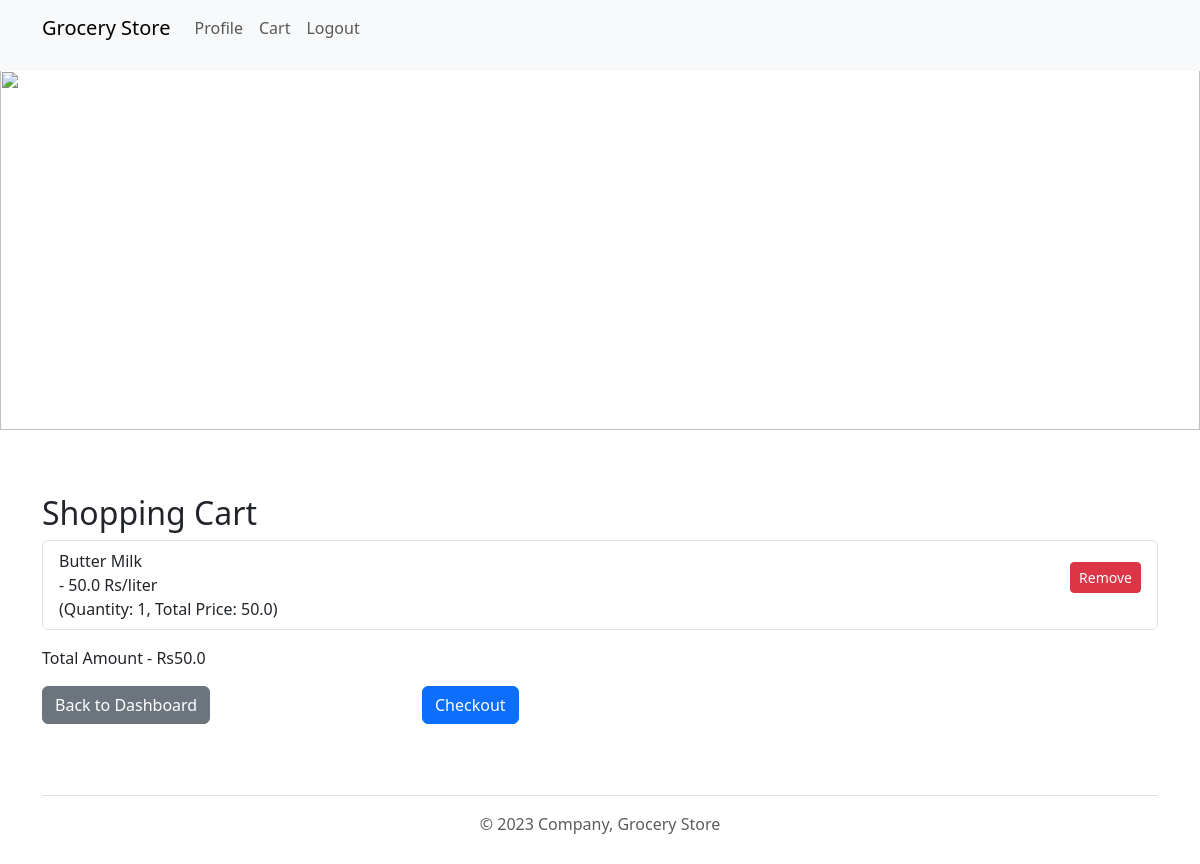
The page /view_cart (signed in) on the database as committed earlier.
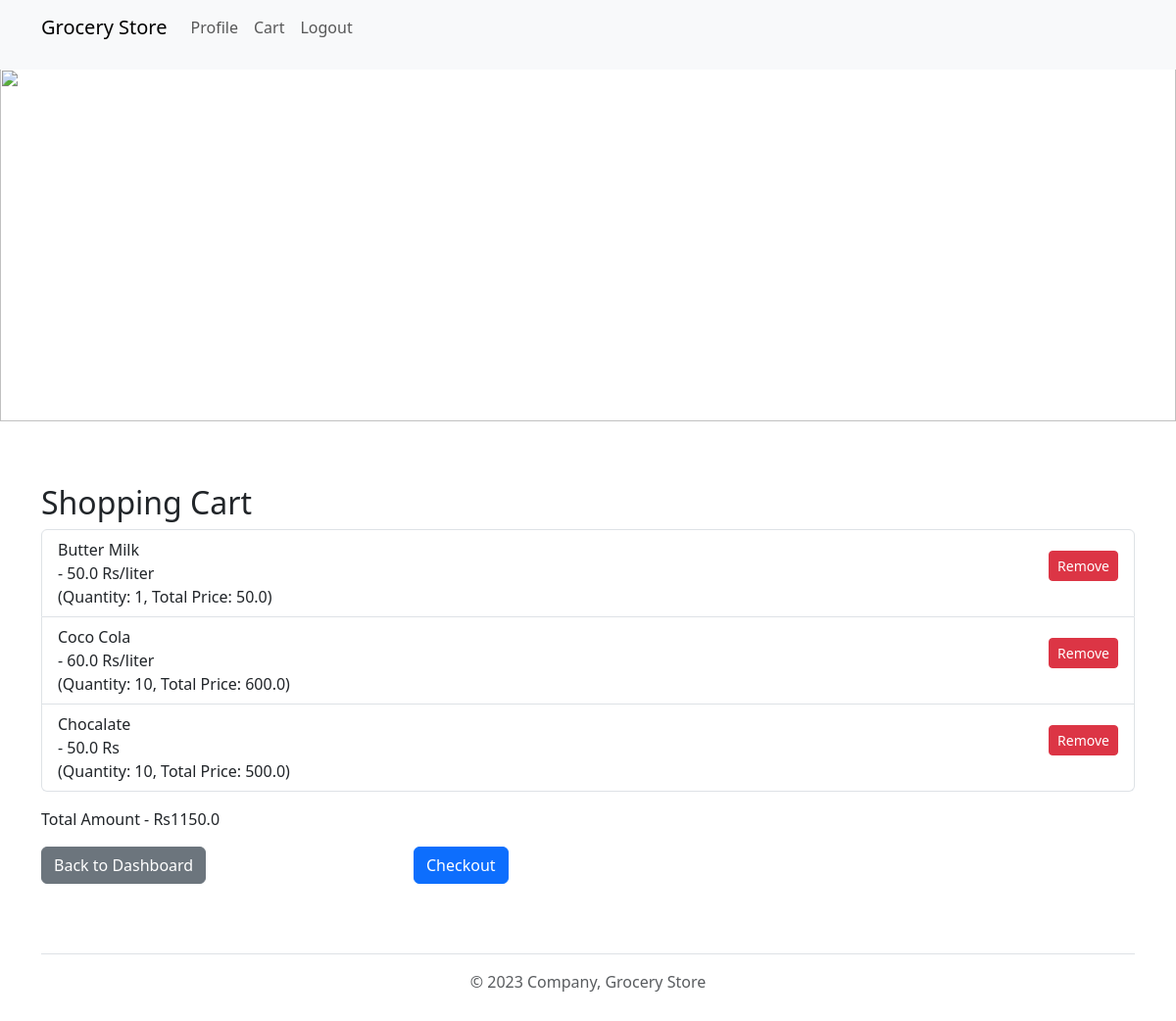
The same page on the database as committed later.
### application/models.py (models this page shows)
class CartItem(db.Model):
    __tablename__ = "cartitems"
    cart_id = db.Column(db.Integer, primary_key=True, autoincrement=True)
    user_id = db.Column(db.Integer, db.ForeignKey('users.user_id', onupdate='CASCADE'), nullable=False)
    item_id = db.Column(db.Integer, db.ForeignKey('products.product_id', onupdate='CASCADE'), nullable=False)
    quantity = db.Column(db.Integer, nullable=False, default=1)
    item = db.relationship('Products', backref=db.backref('products', lazy=True))

class Products(db.Model):
    __tablename__ = "products"
    product_id = db.Column(db.Integer, primary_key=True, autoincrement=True)
    product_name = db.Column(db.String(200), nullable=False)
    manufacture_date = db.Column(db.Date)
    expiry_date = db.Column(db.Date)
    rate_per_unit = db.Column(db.Float, nullable=False)
    unit = db.Column(db.String(200), nullable=False, default='Rs')
    section_id = db.Column(db.Integer, db.ForeignKey('sections.section_id', onupdate='CASCADE'))
    section = db.relationship('Sections', backref=db.backref('products', lazy=True))
    quantity_available = db.Column(db.Integer, db.CheckConstraint('quantity_available >= 0', name='check_min_quantity') , nullable=False)

### application/controllers.py (the view)
@app.route("/view_cart")
@login_required
def view_cart():
    cart_items = CartItem.query.filter_by(user_id=current_user.user_id).all()
    total = 0
    for cart_item in cart_items:
        total += cart_item.item.rate_per_unit*cart_item.quantity
    return render_template('view_cart.html', cart_items=cart_items, total=total)

### application/controllers.py (called while the page is built)
@login_manager.user_loader
def load_user(user_id):
    return Users.query.get(int(user_id))

### templates/view_cart.html (shortened to what this page needs)
<!DOCTYPE html>
<html>
<head>
    <link href="https://cdn.jsdelivr.net/npm/bootstrap@5.3.0/dist/css/bootstrap.min.css" rel="stylesheet">
    <link rel="stylesheet" type="text/css" href="{{ url_for('static', filename='styles.css') }}">
</head>
<body>
    {% include 'header.html' %}
    {% include 'banner.html' %}
    <div class="container mt-5">
        <h2>Shopping Cart</h2>
        <ul class="list-group">
            {% for cart_item in cart_items %}
            <li class="list-group-item d-flex justify-content-between align-items-center">
                {{ cart_item.item.product_name }} <br>
                - {{ cart_item.item.rate_per_unit }} {{ cart_item.item.unit }} <br>(Quantity: {{ cart_item.quantity }}, Total Price: {{ cart_item.quantity * cart_item.item.rate_per_unit}})
                <a href="{{ url_for('delete_cart_item', cart_id=cart_item.cart_id) }}" class="btn btn-danger btn-sm">Remove</a>
            </li>
            {% endfor %}
        </ul>
        <p class="mt-3">Total Amount - Rs{{ total }}</p>
        <div class="row mt-3">
            <div class="col-md-4">
                <a href="{{ url_for('user_dashboard') }}" class="btn btn-secondary">Back to Dashboard</a>
            </div>
            <div class="col-md-4">
                <a href="{{ url_for('checkout') }}" class="btn btn-primary">Checkout</a>
            </div>
        </div>
    </div>
    {% include 'footer.html' %}
</body>
</html>

Rows that differ between the two databases and show on the page:
added CartItem: item.product_name "Coco Cola", item.rate_per_unit "60.0", item.unit "Rs/liter", quantity "10", cart_item.quantity*cart_item.item.rate_per_unit "600.0"
added CartItem: item.product_name "Chocalate", item.rate_per_unit "50.0", item.unit "Rs", quantity "10", cart_item.quantity*cart_item.item.rate_per_unit "500.0"
Other text that changed with them:
{{ total }}: "50.0" → "1150.0"
